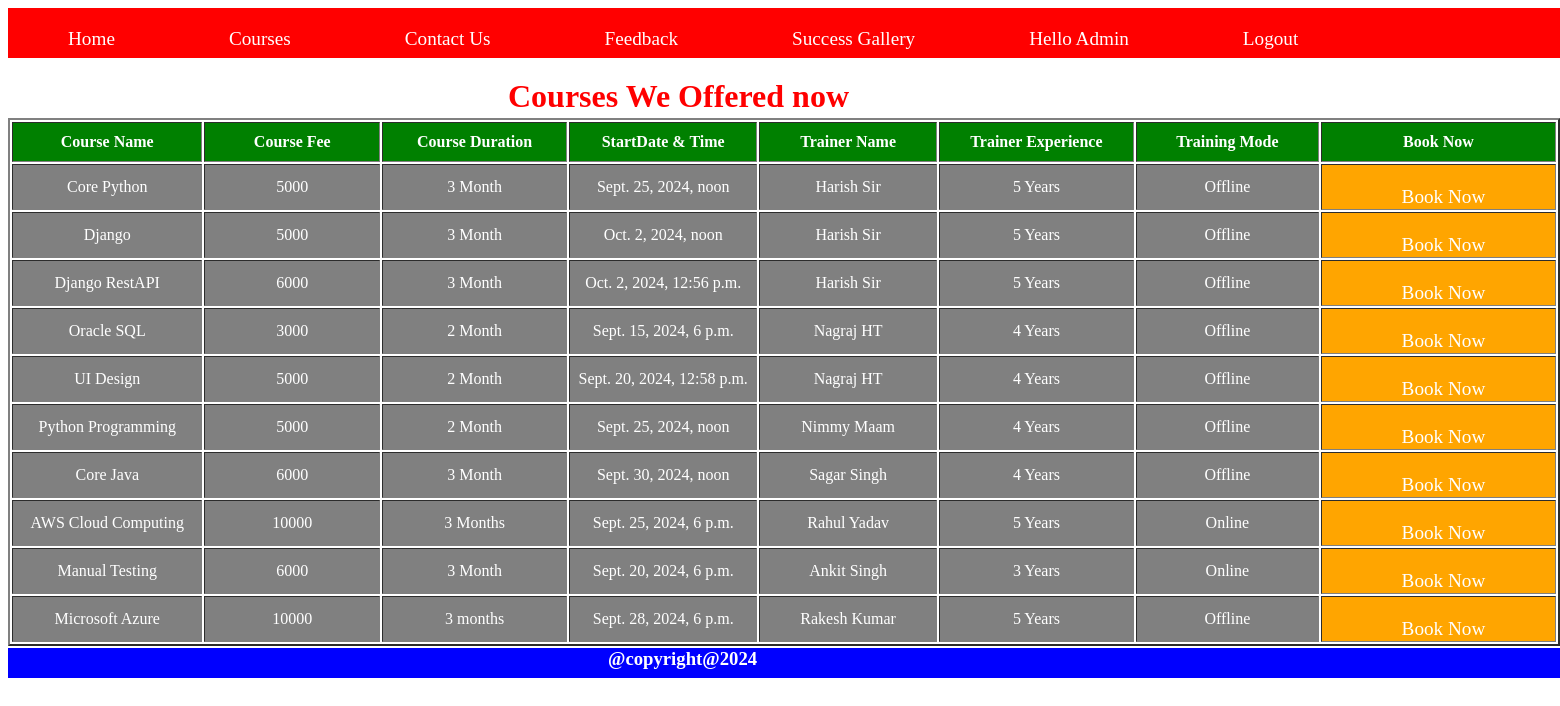
The page /service/ (signed in) on the database its author committed.
### Instituteapp/models.py (models this page shows)
class courses(models.Model):
    course_name=models.CharField(max_length=50)
    fee=models.IntegerField()
    duration=models.CharField(max_length=50)
    stardate=models.DateTimeField()
    trainer_name=models.CharField(max_length=50)
    trainer_exp=models.CharField(max_length=10)
    training_mode=models.CharField(max_length=15)

### Instituteapp/views.py (the view)
# urls.py: path('service/',views.service,name='service'),
@login_required(login_url=('login'))
def service(request):
    course=courses.objects.all()
    return render(request,'service.html',{'course':course})

### templates/service.html (shortened to what this page needs)
{%extends 'base.html'%}
    {%block a1%}
    <h1> Courses We Offered now</h1>
     {%if course%}
     <table border="2px">
        <tr>
            <th>Course Name</th>
            <th> Course Fee</th>
            <th> Course Duration</th>
            <th> StartDate & Time </th>
            <th> Trainer Name</th>
            <th> Trainer Experience</th>
            <th> Training Mode</th>
            <th>Book Now</th>
        </tr>
        <tr>
            {%for i in course%}
            <td>{{i.course_name}}</td>
            <td>{{i.fee}}</td>
            <td>{{i.duration}}</td>
            <td>{{i.stardate}}</td>
            <td>{{i.trainer_name}}</td>
            <td>{{i.trainer_exp}}</td>
            <td>{{i.training_mode}}</td>
            <td id="one"><a href="{%url 'enroll' i.id%}">Book Now</a></td>
            </tr>
            {%endfor%}
     </table>
      {%else%}
       <h6> No New Courses found!!!</h6>
     {%endif%}
    {%endblock%}

### templates/base.html (shortened to what this page needs)
<!DOCTYPE html>
<html lang="en">
<head>
</head>
<body>
    <div class="header">
       <a href="{%url 'home'%}">Home</a>
       <a href="{%url 'service'%}">Courses</a>
       <a href="{%url 'contact'%}">Contact Us</a>
       <a href="{%url 'feedback'%}"> Feedback</a>
       <a href="{%url 'gallery'%}"> Success Gallery</a>
       <a href="">Hello {{request.user|capfirst}}</a>
       <a href="{%url 'logout'%}">Logout</a>
    </div>
    <div class="footer">
        <h3>@copyright@2024</h3>
    </div>
    {%block  a1%}
    {%endblock%}
</body>
</html>

### templates/base.html (style rules this page uses)
.header { width:1600px; height:50px; background-color: red; }
a { display: inline-flex; position: relative; margin-left:60px; margin-top:20px; color:white; margin-right:50px; text-decoration: none; font-size: larger; }
.footer { margin-top:600px; height:30px; width:1600px; background-color:blue; }
h3 { position: relative; color:white; margin-left:600px; margin-top:-10px; }

### templates/service.html (style rules this page uses)
table { position: absolute; margin-top: -560px; }
h1 { position: absolute; margin-top:-600px; margin-left:500px; color:red; }
th { background-color: green; color:white; padding:10px; width:400px; }
td { background-color: gray; color:white; text-align: center; width:400px; }
#one { background-color:orange; color:white; text-align: center; width:400px; }

### rows shown on the page
courses: course_name "Core Python", fee "5000", duration "3 Month", stardate "Sept. 25, 2024, noon", trainer_name "Harish Sir", trainer_exp "5 Years", training_mode "Offline"
courses: course_name "Django", fee "5000", duration "3 Month", stardate "Oct. 2, 2024, noon", trainer_name "Harish Sir", trainer_exp "5 Years", training_mode "Offline"
courses: course_name "Django RestAPI", fee "6000", duration "3 Month", stardate "Oct. 2, 2024, 12:56 p.m.", trainer_name "Harish Sir", trainer_exp "5 Years", training_mode "Offline"
courses: course_name "Oracle SQL", fee "3000", duration "2 Month", stardate "Sept. 15, 2024, 6 p.m.", trainer_name "Nagraj HT", trainer_exp "4 Years", training_mode "Offline"
courses: course_name "UI Design", fee "5000", duration "2 Month", stardate "Sept. 20, 2024, 12:58 p.m.", trainer_name "Nagraj HT", trainer_exp "4 Years", training_mode "Offline"
courses: course_name "Python Programming", fee "5000", duration "2 Month", stardate "Sept. 25, 2024, noon", trainer_name "Nimmy Maam", trainer_exp "4 Years", training_mode "Offline"
courses: course_name "Core Java", fee "6000", duration "3 Month", stardate "Sept. 30, 2024, noon", trainer_name "Sagar Singh", trainer_exp "4 Years", training_mode "Offline"
courses: course_name "AWS Cloud Computing", fee "10000", duration "3 Months", stardate "Sept. 25, 2024, 6 p.m.", trainer_name "Rahul Yadav", trainer_exp "5 Years", training_mode "Online"
courses: course_name "Manual Testing", fee "6000", duration "3 Month", stardate "Sept. 20, 2024, 6 p.m.", trainer_name "Ankit Singh", trainer_exp "3 Years", training_mode "Online"
courses: course_name "Microsoft Azure", fee "10000", duration "3 months", stardate "Sept. 28, 2024, 6 p.m.", trainer_name "Rakesh Kumar", trainer_exp "5 Years", training_mode "Offline"

### other values the page prints
{{ request.user|capfirst }} "Admin"
